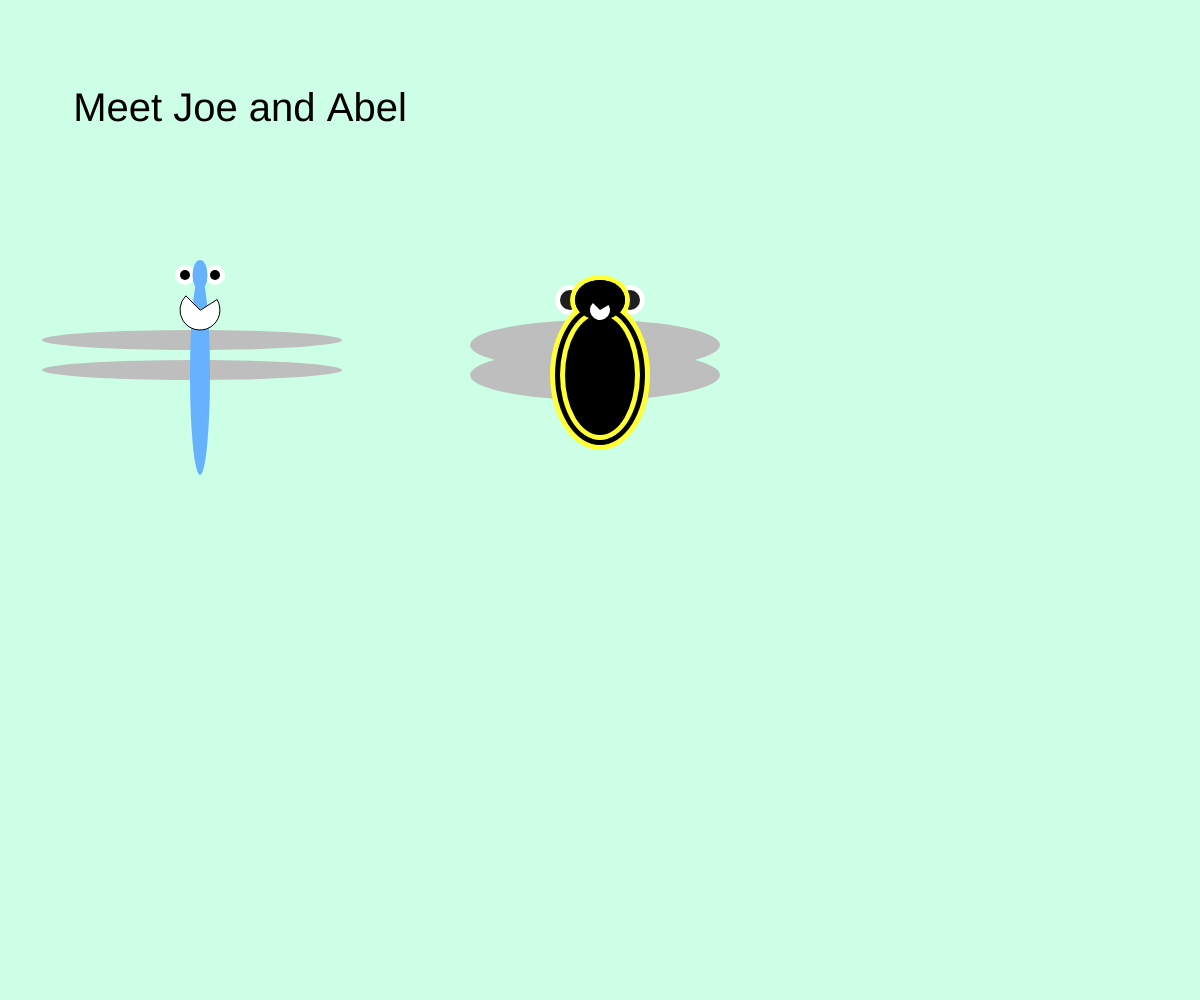
Frame 1 (no input)
Frame 60 (no input): identical to frame 1, image omitted
Frame 120 (the mouse pressed at the canvas centre since frame 60): identical to frame 1, image omitted

The p5.js sketch that drew this single still picture (run headless with seeded random() and noise() and a simulated clock; from frame 60 on, the mouse is pressed at the canvas centre):

// p5.js sketch
// ── sketch.js
/*
    mmp 310 week 1 (01/27/2019)
    Interactive Story of Joe and Abel
    By Moe Quinn
*/

// global Variables
var x = 200; // main x postion
var y = 200; // main y postion
var w = 200; // main width
var h = 200; // main height

// Joel
var joelOffset = 200; // offset

// Joel Head
var joelHeadX = joelOffset + 0; // joel x postion
var joelHeadY = joelOffset + 75; // joel y postion 
var joelHeadW = joelOffset - 185; // joel width
var joelHeadH = joelOffset - 170; // joel height

// Joel Body
var joelBodyX = joelOffset + 0;  // joel x position
var joelBodyY = joelOffset + 175; // joel y position
var joelBodyW = joelOffset - 180; // joel width
var joelBodyH = joelOffset + 0;   // joel height

// Joel top wings
var joelTopWingsX = joelOffset - 8; // joel x position
var joelTopWingsY = joelOffset + 140;   // joel y position
var joelTopWingsW = joelOffset + 100;   // joel width
var joelTopWingsH = joelOffset - 180;   // joel height

// Joel bottom wings
var joelBottomWingX = joelOffset - 8;  // joel x position
var joelBottomWingY = joelOffset + 170;  // joel y position
var joelBottomWingW = joelOffset + 100;  // joel width
var joelBottomWingH = joelOffset - 180;  // joel hieght

// Joel Outter eyes
var joelOutterLeftEyeX = joelOffset - 15;  // joel x position
var joelOutterRightEyeX = joelOffset + 15;  // joel x position
var joelOutterEyeY = joelOffset + 75;  // joel y position
var joelOutterEyeW = joelOffset - 180;  // joel width
var joelOutterEyeH = joelOffset - 180;  // joel hieght

// Joel eye pupils
var joelPupilLeftX = joelOffset - 15;  // joel x position
var joelPupilRightX = joelOffset + 15;  // joel x position
var joelPupilY = joelOffset + 75;  // joel y position
var joelPupilW = joelOffset - 190;  // joel width
var joelPupilH = joelOffset - 190;  // joel hieght

// Joel mouth
var joelMouthX = joelOffset + 0;  // joel x position
var joelMouthY = joelOffset + 110;  // joel y position
var joelMouthW = joelOffset - 160;  // joel width
var joelMouthH = joelOffset - 160;  // joel hieght

   
// Abel

var abelOffset = 200;

// Abel Head Main
var abelHeadMainX = joelOffset + 400; // joel x postion
var abelHeadMainY = joelOffset + 100; // joel y postion 
var abelHeadMainW = joelOffset - 140; // joel width
var abelHeadMainH = joelOffset - 150; // joel height

// Abel Head Layer1
var abelHeadLayer1X = joelOffset + 400; // joel x postion
var abelHeadLayer1Y = joelOffset + 100; // joel y postion 
var abelHeadLayer1W = joelOffset - 150; // joel width
var abelHeadLayer1H = joelOffset - 160; // joel height

// Abel Head Layer2
var abelHeadLayer2X = joelOffset+ 400; // joel x postion
var abelHeadLayer2Y = joelOffset + 100; // joel y postion 
var abelHeadLayer2W = joelOffset - 160; // joel width
var abelHeadLayer2H = joelOffset - 170; // joel height

// Abel Head Layer3
var abelHeadXLayer3X = joelOffset + 400; // joel x postion
var abelHeadLayer3Y = joelOffset + 100; // joel y postion 
var abelHeadLayer3W = joelOffset - 150; // joel width
var abelHeadLayer3H = joelOffset - 160; // joel height

// Abeel Body main
var abelBodyMainX = joelOffset + 400;  // joel x position
var abelBodyMianY = joelOffset + 175; // joel y position
var abelBodyMainW = joelOffset - 100; // joel width
var abelBodyMainH = joelOffset - 50;   // joel height

// Abeel Body Layer 1
var abelBodyLayer1X = joelOffset + 400;  // joel x position
var abelBodyLayer1Y = joelOffset + 175; // joel y position
var abelBodyLayer1W = joelOffset - 110; // joel width
var abelBodyLayer1H = joelOffset - 60;   // joel height

// Abeel Body Layer 2
var abelBodyLayer2X = joelOffset + 400;  // joel x position
var abelBodyLayer2Y = joelOffset + 175; // joel y position
var abelBodyLayer2W = joelOffset - 120; // joel width
var abelBodyLayer2H = joelOffset - 70;   // joel height

// Abeel Body Layer 3
var abelBodyLayer3X = joelOffset + 400;  // joel x position
var abelBodyLayer3Y = joelOffset + 175; // joel y position
var abelBodyLayer3W = joelOffset - 130; // joel width
var abelBodyLayer3H = joelOffset - 80;   // joel height

// Abel top wings
var abelTopWingsX = joelOffset + 395; // joel x position
var abelTopWingsY = joelOffset + 145;   // joel y position
var abelTopWingsW = joelOffset + 50;   // joel width
var abelTopWingsH = joelOffset - 150;   // joel height

// Abel bottom wings
var abelBottomWingX = joelOffset + 395;  // joel x position
var abelBottomWingY = joelOffset + 175;  // joel y position
var abelBottomWingW = joelOffset + 50;  // joel width
var abelBottomWingH = joelOffset - 150;  // joel hieght

// Abel Outter eyes
var abelOutterLeftEyeX = joelOffset + 370;  // joel x position
var abelOutterRightEyeX = joelOffset + 430;  // joel x position
var abelOutterEyeY = joelOffset + 100;  // joel y position
var abelOutterEyeW = joelOffset - 170;  // joel width
var abelOutterEyeH = joelOffset - 170;  // joel hieght

// Abel eye pupils
var abelPupilLeftX = joelOffset + 370;  // joel x position
var abelPupilRightX = joelOffset + 430;  // joel x position
var abelPupilY = joelOffset + 100;  // joel y position
var abelPupilW = joelOffset - 180;  // joel width
var abelPupilH = joelOffset - 180;  // joel hieght

// Abel mouth
var abelMouthX = joelOffset + 400;  // joel x position
var abelMouthY = joelOffset + 110;  // joel y position
var abelMouthW = joelOffset - 180;  // joel width
var abelMouthH = joelOffset - 180;  // joel hieght



function setup() {
    
    createCanvas(windowWidth, windowHeight);
	textSize(40);
	textAlign(CENTER, CENTER);

}


function draw() {
    
    background(204, 255, 229) // background color
    
    
    
    //Characater 1 on the left Joe
    //Characater 2 on the right Abel
    
    
    //Character 1 
    noStroke();
    fill(255);  // eye colors
    
    // Characater 1 
    ellipse(joelOutterLeftEyeX, joelOutterEyeY, joelOutterEyeW, joelOutterEyeH);  // Outter left eye
    
    // Characater 1 
    ellipse(joelOutterRightEyeX, joelOutterEyeY, joelOutterEyeW, joelOutterEyeH);  // Outter right eye
    
    
    
    //Character 1 
    noStroke();
    fill(0);  // eye colors
    
    // Characater 1 
    ellipse(joelPupilLeftX, joelPupilY, joelPupilW, joelPupilH);  // left pupil
    
    // Characater 1 
    ellipse(joelPupilRightX, joelPupilY, joelPupilW, joelPupilH);  // right pupil
    
    
    //Character 1 
    noStroke();
    fill(190);  // wings color   
    
    //character 1
    arc(joelTopWingsX, joelTopWingsY, joelTopWingsW, joelTopWingsH, 100, PI + HALF_PI, PIE);  // top wings  
    
    //character 1
    arc(joelBottomWingX, joelBottomWingY, joelBottomWingW, joelBottomWingH, 100, PI + HALF_PI, PIE);  // bottom wings
    
    
    
    //Character 1 
    noStroke();
    fill(102, 178, 255);  // head and body color
    
    // Characater 1 
    ellipse(joelBodyX, joelHeadY, joelHeadW, joelHeadH);  // head
    
    // Characater 1 
    ellipse(joelBodyX, joelBodyY, joelBodyW, joelBodyH);  // Body
    
    
    
    stroke(0);
    fill(255);
    
    //character 1
    arc(joelMouthX, joelMouthY, joelMouthW, joelMouthH, 100, PI + QUARTER_PI, PIE);  // mouth
    
    
    // end of character 1
    
    
    
    
    //Character 2 
    noStroke();
    fill(255);  // outter eye colors
    
    // Character 2 
    ellipse(abelOutterLeftEyeX, abelOutterEyeY, abelOutterEyeW, abelOutterEyeH);  // outter left eye
    
    // Characater 2 
    ellipse(abelOutterRightEyeX, abelOutterEyeY, abelOutterEyeW, abelOutterEyeH);  // outter right eye
    
    
    //Character 2 
    noStroke();
    fill(30);  // eye colors
    
    // Character 2 
    ellipse(abelPupilLeftX, abelPupilY, abelPupilW, abelPupilH);  // left pupil
    
    // Characater 2 
    ellipse(abelPupilRightX, abelPupilY, abelPupilW, abelPupilH);  // right pupil
    
    
    
    //Character 2 
    noStroke();
    fill(190);  // wings color
    
       
    
    //character 2
    arc(abelTopWingsX, abelTopWingsY, abelTopWingsW, abelTopWingsH, 100, PI + HALF_PI, PIE);  // top wings 
    
    //character 2
    arc(abelBottomWingX, abelBottomWingY, abelBottomWingW, abelBottomWingH, 100, PI + HALF_PI, PIE);  // bottom wings
    
    
    //Character 2
    noStroke();
    fill(255, 255, 51);
    
    // Character 2 
    ellipse(abelHeadMainX, abelHeadMainY, abelHeadMainW, abelHeadMainH);  // head
    
    // Characater 2  
    ellipse(abelBodyMainX, abelBodyMianY, abelBodyMainW, abelBodyMainH);  // Body
    
    
    
    //Character 2
    noStroke();
    fill(0);
    
    // Character 2 
    ellipse(abelHeadLayer1X, abelHeadLayer1Y, abelHeadLayer1W, abelHeadLayer1H); // head
    
    // Characater 2  
    ellipse(abelBodyLayer1X, abelBodyLayer1Y, abelBodyLayer1W, abelBodyLayer1H); // Body
    
    
    
    //Character 2 
    noStroke();
    fill(255, 255, 51); // layer 2
    
    // Character 2 
    ellipse(abelHeadLayer2X, abelHeadLayer2Y, abelHeadLayer2W, abelHeadLayer2H); // head
    
    // Characater 2  
    ellipse(abelBodyLayer2X, abelBodyLayer2Y, abelBodyLayer2W, abelBodyLayer2H); // Body
    
    
    
    //Character 2 
    noStroke(); 
    fill(0);  // layer 3
    
    // Character 2 
    ellipse(abelBodyLayer3X, abelHeadLayer3Y, abelHeadLayer3W, abelHeadLayer3H); // head
    
    // Characater 2 
    ellipse(abelBodyLayer3X, abelBodyLayer3Y, abelBodyLayer3W, abelBodyLayer3H);  // Body
    
    
    //Character 2 
    noStroke(); 
    fill(255);  // mouth color
    
    //character 2
    arc(abelMouthX, abelMouthY, abelMouthW, abelMouthH, 100, PI + QUARTER_PI, PIE);  // mouth
    
    // end of character 2
     
    
    noStroke(); 
    fill(0);  // text color
    
    text('Meet Joe and Abel', 240, 110); 
    //comments
    
    
}
